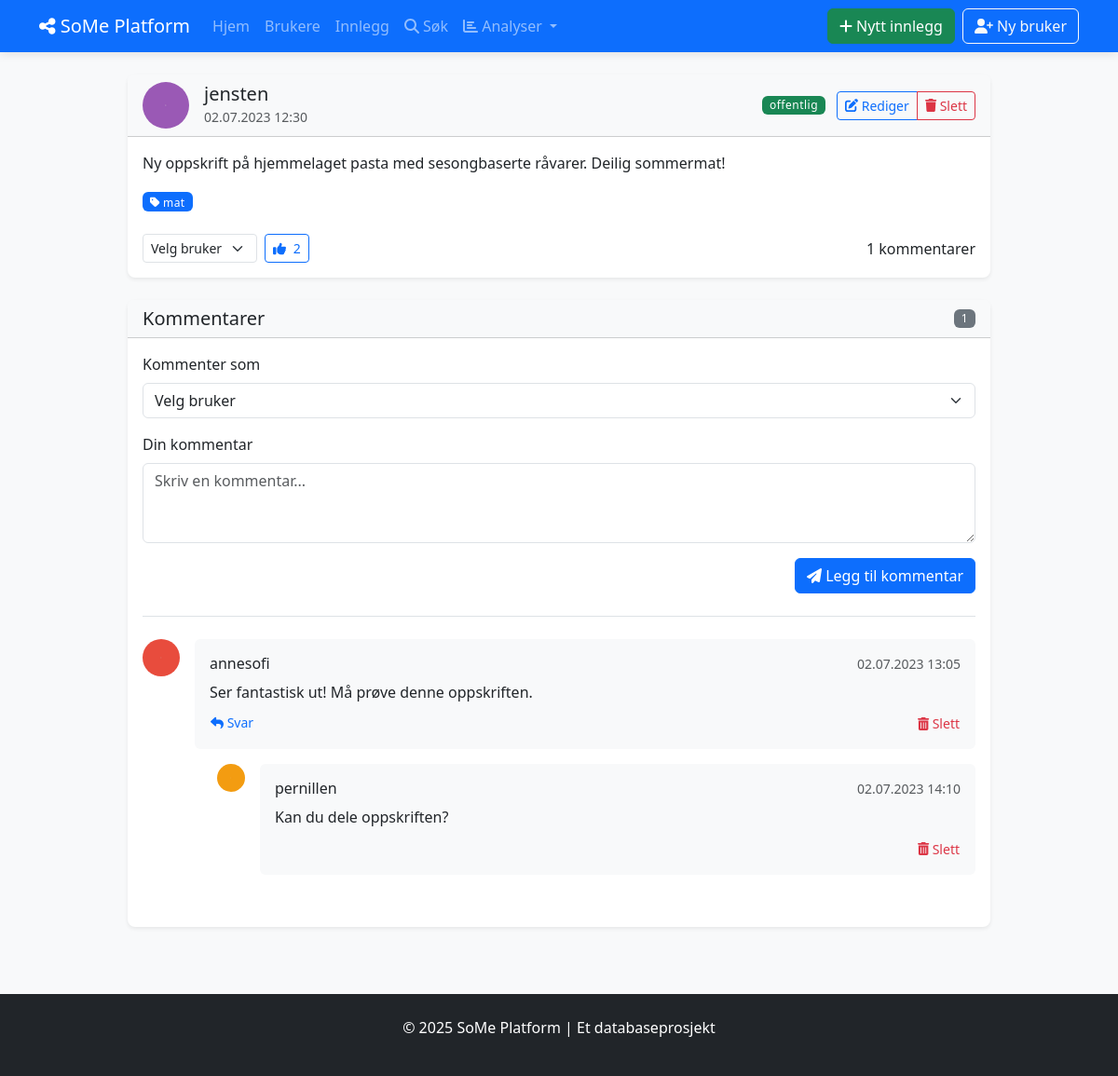
/posts/38, run on the app's committed database.
### tables this page shows
CREATE TABLE BRUKERE (
            bruker_id INTEGER PRIMARY KEY AUTOINCREMENT,
            brukernavn TEXT NOT NULL UNIQUE,
            epost TEXT NOT NULL UNIQUE,
            passord_hash TEXT NOT NULL,
            profilbilde TEXT,
            bio TEXT,
            registrerings_dato DATE NOT NULL DEFAULT CURRENT_DATE,
            fødselsdato DATE,
            status TEXT DEFAULT 'aktiv'
        );

CREATE TABLE INNLEGG (
            innlegg_id INTEGER PRIMARY KEY AUTOINCREMENT,
            innhold TEXT NOT NULL,
            opprettet_dato DATETIME NOT NULL DEFAULT CURRENT_TIMESTAMP,
            oppdatert_dato DATETIME DEFAULT CURRENT_TIMESTAMP,
            synlighet TEXT NOT NULL DEFAULT 'offentlig',
            bruker_id INTEGER NOT NULL,
            FOREIGN KEY (bruker_id) REFERENCES BRUKERE(bruker_id) ON DELETE CASCADE
        );

CREATE TABLE TAGGER (
            tag_id INTEGER PRIMARY KEY AUTOINCREMENT,
            navn TEXT NOT NULL UNIQUE,
            beskrivelse TEXT
        );

CREATE TABLE KOMMENTARER (
            kommentar_id INTEGER PRIMARY KEY AUTOINCREMENT,
            innhold TEXT NOT NULL,
            opprettet_dato DATETIME NOT NULL DEFAULT CURRENT_TIMESTAMP,
            innlegg_id INTEGER NOT NULL,
            bruker_id INTEGER NOT NULL,
            forelder_kommentar_id INTEGER,
            FOREIGN KEY (innlegg_id) REFERENCES INNLEGG(innlegg_id) ON DELETE CASCADE,
            FOREIGN KEY (bruker_id) REFERENCES BRUKERE(bruker_id) ON DELETE CASCADE,
            FOREIGN KEY (forelder_kommentar_id) REFERENCES KOMMENTARER(kommentar_id) ON DELETE SET NULL
        );

### social_media_app/app.py (the view)
@app.route('/posts/<int:post_id>')
def view_post(post_id):
    with Database() as db:
        post = db.fetchone("""
            SELECT i.*, b.brukernavn, b.profilbilde
            FROM INNLEGG i
            JOIN BRUKERE b ON i.bruker_id = b.bruker_id
            WHERE i.innlegg_id = ?
        """, (post_id,))
        if not post:
            flash('Post not found', 'danger')
            return redirect(url_for('list_posts'))
        post = format_date_fields(post, ['opprettet_dato', 'oppdatert_dato'])
        comments = db.fetchall("""
            SELECT k.*, b.brukernavn, b.profilbilde
            FROM KOMMENTARER k
            JOIN BRUKERE b ON k.bruker_id = b.bruker_id
            WHERE k.innlegg_id = ? AND k.forelder_kommentar_id IS NULL
            ORDER BY k.opprettet_dato ASC
        """, (post_id,))
        print(f"DEBUG: Innlegg ID: {post_id}")
        print(f"DEBUG: Antall kommentarer funnet: {len(comments) if comments else 0}")
        for comment in comments:
            print(f"DEBUG: Kommentar ID: {comment['kommentar_id']}, Innhold: {comment['innhold']}")
        comments = [format_date_fields(comment, ['opprettet_dato']) for comment in comments]
        for comment in comments:
            replies = db.fetchall("""
                SELECT k.*, b.brukernavn, b.profilbilde
                FROM KOMMENTARER k
                JOIN BRUKERE b ON k.bruker_id = b.bruker_id
                WHERE k.forelder_kommentar_id = ?
                ORDER BY k.opprettet_dato ASC
            """, (comment['kommentar_id'],))
            comment['replies'] = [format_date_fields(reply, ['opprettet_dato']) for reply in replies]
        tags = db.fetchall("""
            SELECT t.*
            FROM TAGGER t
            JOIN INNLEGG_TAGGER it ON t.tag_id = it.tag_id
            WHERE it.innlegg_id = ?
        """, (post_id,))
        reactions = db.fetchone("""
            SELECT COUNT(*) as count, reaksjon_type
            FROM REAKSJONER
            WHERE innlegg_id = ?
            GROUP BY reaksjon_type
        """, (post_id,))
        users = db.fetchall("""
            SELECT bruker_id, brukernavn FROM BRUKERE
            WHERE status = 'aktiv'
            ORDER BY brukernavn
        """)
        return render_template('posts/view.html', post=post, comments=comments,
                               tags=tags, reactions=reactions, users=users)

### social_media_app/templates/posts/view.html (shortened to what this page needs)
{% extends "base.html" %}
{% block content %}
<div class="row justify-content-center">
    <div class="col-md-10">
        <div class="card shadow-sm mb-4">
            <div class="card-header bg-light">
                <div class="d-flex justify-content-between align-items-center">
                    <div class="d-flex align-items-center">
                        <div class="me-3">
                            {% if post.profilbilde %}
                                <img src="{{ url_for('static', filename='uploads/' + post.profilbilde) }}"
                                     alt="{{ post.brukernavn }}" class="rounded-circle" width="50" height="50">
                            {% else %}
                                <div class="bg-secondary bg-secondary-circle">
                                    <i class="fas fa-user text-white"></i>
                                </div>
                            {% endif %}
                        </div>
                        <div>
                            <h5 class="mb-0">{{ post.brukernavn }}</h5>
                            <small class="text-muted">{{ post.opprettet_dato.strftime('%d.%m.%Y %H:%M') }}</small>
                        </div>
                    </div>
                    <div>
                        <span class="badge {{ 'bg-success' if post.synlighet == 'offentlig' else 'bg-warning' }} me-2">
                            {{ post.synlighet }}
                        </span>
                        <div class="btn-group">
                            <a href="{{ url_for('show_edit_post', post_id=post.innlegg_id) }}" class="btn btn-sm btn-outline-primary">
                                <i class="fas fa-edit"></i> Rediger
                            </a>
                            <button type="button" class="btn btn-sm btn-outline-danger"
                                    data-bs-toggle="modal" data-bs-target="#deletePostModal">
                                <i class="fas fa-trash"></i> Slett
                            </button>
                        </div>
                    </div>
                </div>
            </div>
            <div class="card-body">
                <p class="card-text">{{ post.innhold }}</p>
                {% if tags %}
                <div class="mt-3">
                    {% for tag in tags %}
                    <span class="badge bg-primary me-1">
                        <i class="fas fa-tag"></i> {{ tag.navn }}
                    </span>
                    {% endfor %}
                </div>
                {% endif %}
                <div class="mt-4 d-flex justify-content-between align-items-center">
                    <div>
                        <form action="{{ url_for('add_reaction', post_id=post.innlegg_id) }}" method="post" class="d-inline">
                            <div class="d-flex align-items-center">
                                <select name="bruker_id" class="form-select form-select-sm me-2 reaction-user-select" required>
                                    <option value="" selected disabled>Velg bruker</option>
                                </select>
                                <button type="submit" class="btn btn-sm btn-outline-primary">
                                    <i class="fas fa-thumbs-up"></i>
                                    {% if reactions %}
                                        <span class="ms-1">{{ reactions.count or 0 }}</span>
                                    {% else %}
                                        <span class="ms-1">0</span>
                                    {% endif %}
                                </button>
                            </div>
                        </form>
                    </div>
                    <div>
                        <span>{{ comments|length }} kommentarer</span>
                    </div>
                </div>
            </div>
        </div>
        <div class="card shadow-sm mb-4">
            <div class="card-header bg-light d-flex justify-content-between align-items-center">
                <h3 class="h5 mb-0">Kommentarer</h3>
                <span class="badge bg-secondary">{{ comments|length }}</span>
            </div>
            <div class="card-body">
                <div class="mb-4 border-bottom pb-4">
                    <form action="{{ url_for('add_comment', post_id=post.innlegg_id) }}" method="post">
                        <div class="mb-3">
                            <label for="bruker_id" class="form-label">Kommenter som</label>
                            <select class="form-select" id="bruker_id" name="bruker_id" required>
                                <option value="" selected disabled>Velg bruker</option>
                            </select>
                        </div>
                        <div class="mb-3">
                            <label for="comment_content" class="form-label">Din kommentar</label>
                            <textarea class="form-control" id="comment_content" name="innhold"
                                      rows="3" required placeholder="Skriv en kommentar..."></textarea>
                        </div>
                        <div class="d-flex justify-content-end">
                            <button type="submit" class="btn btn-primary">
                                <i class="fas fa-paper-plane"></i> Legg til kommentar
                            </button>
                        </div>
                    </form>
                </div>
                {% if comments %}
                    <div class="comments-list">
                        {% for comment in comments %}
                        <div class="comment mb-4">
                            <div class="d-flex">
                                <div class="me-3">
                                    {% if comment.profilbilde %}
                                        <img src="{{ url_for('static', filename='uploads/' + comment.profilbilde) }}"
                                             alt="{{ comment.brukernavn }}" class="rounded-circle" width="40" height="40">
                                    {% else %}
                                        <div class="bg-secondary bg-secondary-circle">
                                            <i class="fas fa-user text-white"></i>
                                        </div>
                                    {% endif %}
                                </div>
                                <div class="flex-grow-1">
                                    <div class="bg-light rounded p-3">
                                        <div class="d-flex justify-content-between align-items-center mb-2">
                                            <h6 class="mb-0">{{ comment.brukernavn }}</h6>
                                            <small class="text-muted">{{ comment.opprettet_dato.strftime('%d.%m.%Y %H:%M') }}</small>
                                        </div>
                                        <p class="mb-2">{{ comment.innhold }}</p>
                                        <div class="d-flex justify-content-between align-items-center">
                                            <button class="btn btn-sm btn-link text-decoration-none p-0 reply-button"
                                                    data-comment-id="{{ comment.kommentar_id }}"
                                                    data-username="{{ comment.brukernavn }}">
                                                <i class="fas fa-reply"></i> Svar
                                            </button>
                                            <form action="{{ url_for('delete_comment', comment_id=comment.kommentar_id, post_id=post.innlegg_id) }}"
                                                  method="post" class="d-inline">
                                                <button type="submit" class="btn btn-sm btn-link text-danger text-decoration-none p-0"
                                                        onclick="return confirm('Er du sikker på at du vil slette denne kommentaren?')">
                                                    <i class="fas fa-trash-alt"></i> Slett
                                                </button>
                                            </form>
                                        </div>
                                    </div>
                                    {% if comment.replies %}
                                        <div class="replies ms-4 mt-3">
                                            {% for reply in comment.replies %}
                                            <div class="reply mb-3">
                                                <div class="d-flex">
                                                    <div class="me-3">
                                                        {% if reply.profilbilde %}
                                                            <img src="{{ url_for('static', filename='uploads/' + reply.profilbilde) }}"
                                                                alt="{{ reply.brukernavn }}" class="rounded-circle" width="30" height="30">
                                                        {% else %}
                                                            <div class="bg-secondary bg-secondary-circle">
                                                                <i class="fas fa-user text-white small"></i>
                                                            </div>
                                                        {% endif %}
                                                    </div>
                                                    <div class="flex-grow-1">
                                                        <div class="bg-light rounded p-3">
                                                            <div class="d-flex justify-content-between align-items-center mb-2">
                                                                <h6 class="mb-0">{{ reply.brukernavn }}</h6>
                                                                <small class="text-muted">{{ reply.opprettet_dato.strftime('%d.%m.%Y %H:%M') }}</small>
                                                            </div>
                                                            <p class="mb-2">{{ reply.innhold }}</p>
                                                            <div class="text-end">
                                                                <form action="{{ url_for('delete_comment', comment_id=reply.kommentar_id, post_id=post.innlegg_id) }}"
                                                                      method="post" class="d-inline">
                                                                    <button type="submit" class="btn btn-sm btn-link text-danger text-decoration-none p-0"
                                                                            onclick="return confirm('Er du sikker på at du vil slette denne kommentaren?')">
                                                                        <i class="fas fa-trash-alt"></i> Slett
                                                                    </button>
                                                                </form>
                                                            </div>
                                                        </div>
                                                    </div>
                                                </div>
                                            </div>
                                            {% endfor %}
                                        </div>
                                    {% endif %}
                                </div>
                            </div>
                        </div>
                        {% endfor %}
                    </div>
                {% else %}
                    <p class="text-center py-3 text-muted">Ingen kommentarer ennå. Bli den første til å kommentere!</p>
                {% endif %}
            </div>
        </div>
    </div>
</div>
{% endblock %}

### data on the page
BRUKERE: profilbilde (picture), brukernavn "jensten"
INNLEGG: synlighet "offentlig", innhold "Ny oppskrift på hjemmelaget pasta med sesongbaserte råvarer. Deilig sommermat!"
TAGGER: navn "mat"
KOMMENTARER: profilbilde (picture), brukernavn "annesofi", opprettet_dato "02.07.2023 13:05", innhold "Ser fantastisk ut! Må prøve denne oppskriften."
KOMMENTARER: profilbilde (picture), brukernavn "pernillen", opprettet_dato "02.07.2023 14:10", innhold "Kan du dele oppskriften?"

### other printed values
{{ post.opprettet_dato.strftime('%d.%m.%Y %H:%M') }} "02.07.2023 12:30"
{{ reactions.count or 0 }} "2"
{{ comments|length }} "1"
